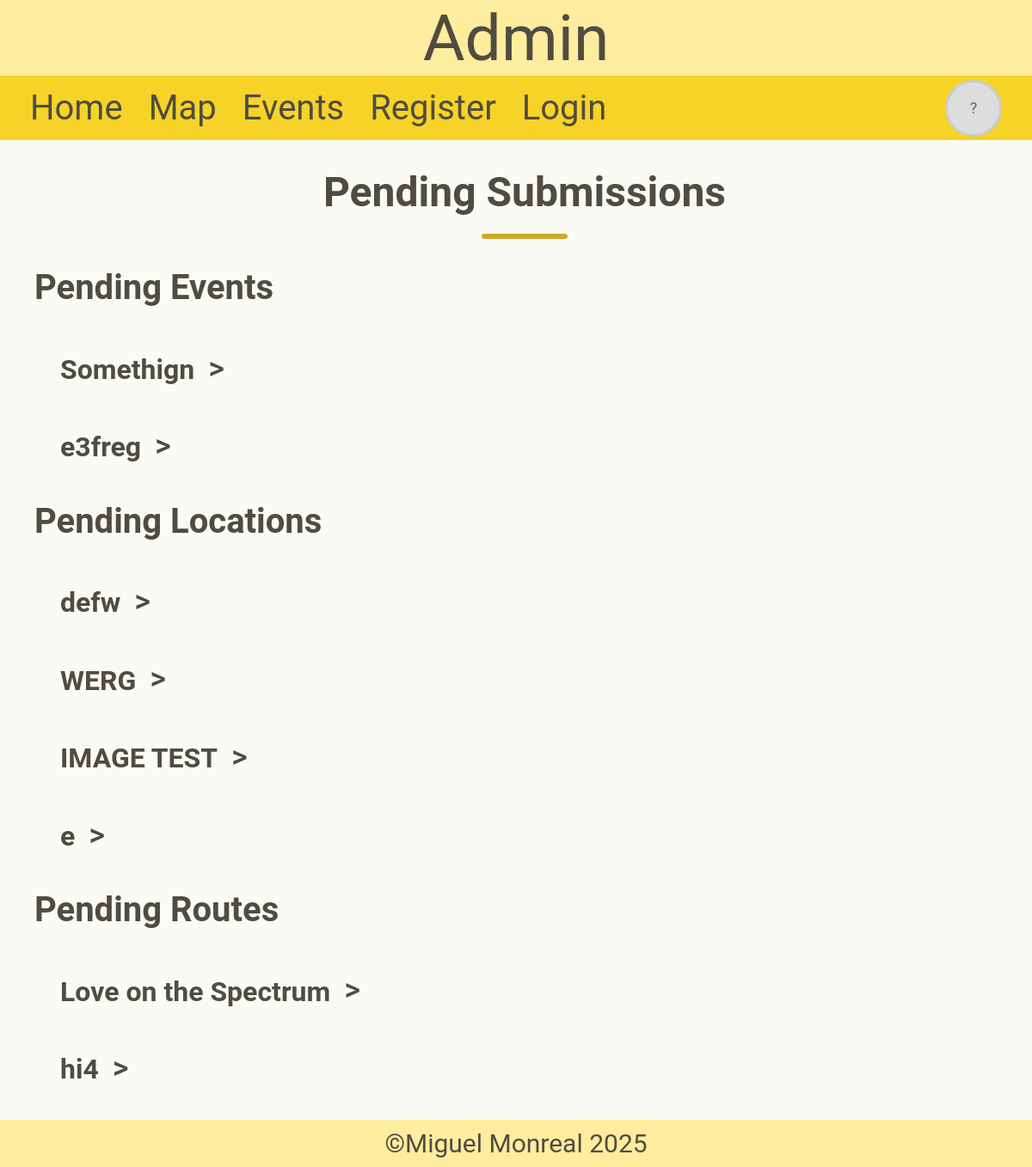
/admin, run on an earlier commit of the app's database.
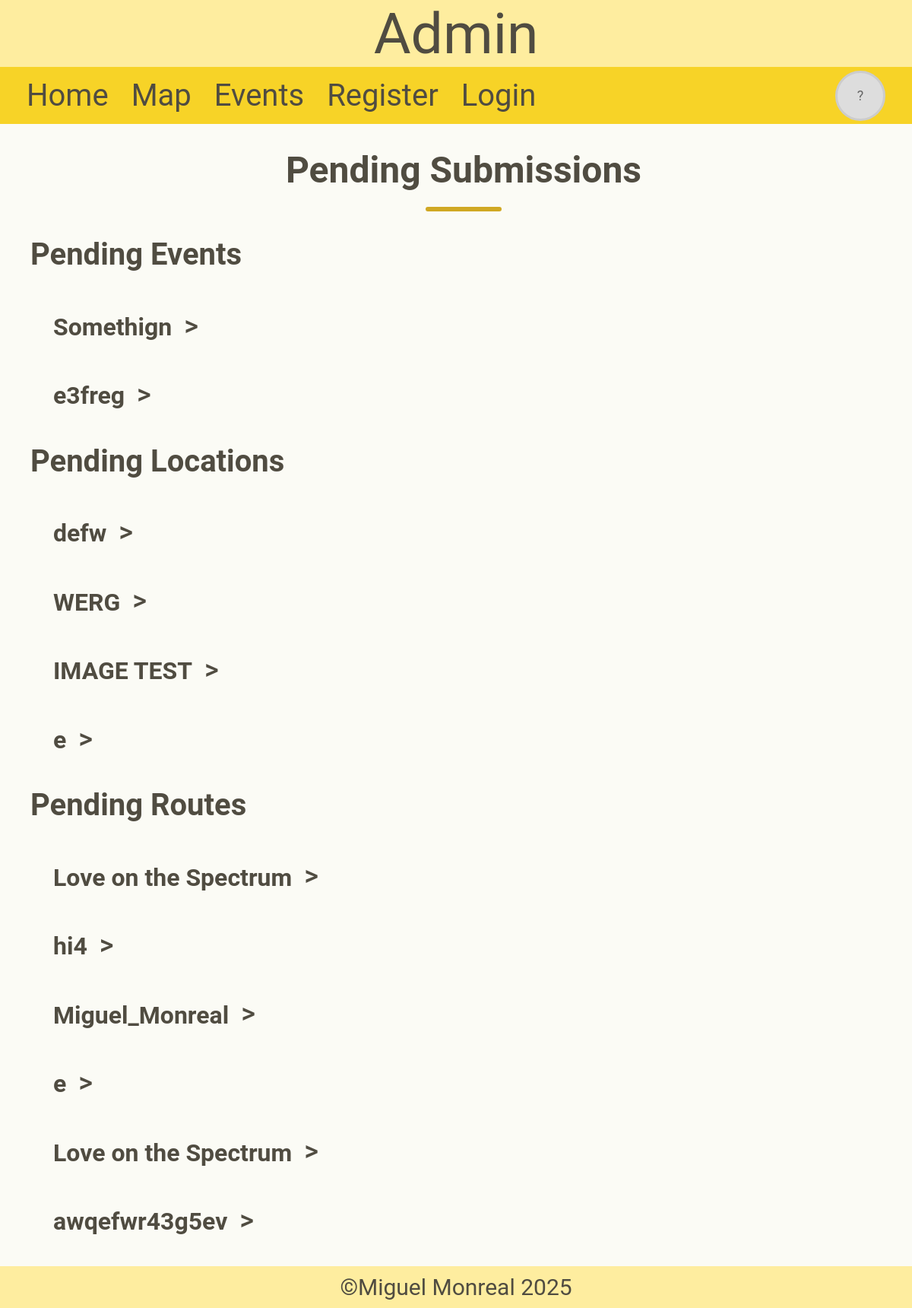
And on a later commit of the database.
### tables this page shows
CREATE TABLE Event (id INTEGER PRIMARY KEY NOT NULL, name TEXT NOT NULL, post_date TEXT NOT NULL, start_date TEXT NOT NULL, end_date TEXT, description TEXT NOT NULL, full_description TEXT, location TEXT NOT NULL, account_id INTEGER REFERENCES Account (id) NOT NULL, start_time TEXT NOT NULL, end_time TEXT, image TEXT, pending INTEGER (1));

CREATE TABLE Location (id INTEGER PRIMARY KEY NOT NULL, name TEXT NOT NULL, coordinates TEXT NOT NULL, setting_id REFERENCES Setting (id), image TEXT, account_id INTEGER REFERENCES Account (id), pending INTEGER (1));

CREATE TABLE Route (id INTEGER PRIMARY KEY NOT NULL, name TEXT, grade TEXT NOT NULL, bolts INTEGER, location_id INTEGER REFERENCES Location (id), account_id INTEGER REFERENCES Account (id), pending INTEGER (1));

### app.py (the view)
@app.route("/admin")
def admin():
    con = sqlite3.connect("climbing.db")
    cur = con.cursor()
    cur.execute("""SELECT Route.id, Route.name, Location.name, GROUP_CONCAT(Type.name, ', '), Route.grade, Route.bolts FROM Route
                LEFT JOIN Location ON Route.location_id = Location.id
                LEFT JOIN Route_Type ON Route.id = Route_Type.route_id
                LEFT JOIN Type ON Type.id = Route_Type.type_id
                WHERE Route.pending = 1
                GROUP BY Route.id;""")
    routes = cur.fetchall() # Gets all pending routes and their information
    cur.execute("""SELECT Location.id, Location.name, Location.coordinates, Setting.name, Location.image FROM Location
                JOIN Setting ON Location.setting_id = Setting.id
                WHERE Location.pending = 1;""")
    results = cur.fetchall() # Gets all pending locations and their information
    locations = []
    for result in results:
        coords = result[2].replace(" ", ",")
        row = [result[0], result[1], coords, result[3], result[4]]
        locations.append(row)
    events = get_events(1)
    con.close()
    return render_template("admin.html", header="Admin", routes=routes, locations=locations, events=events)

### app.py (called while the page is built, shortened)
@app.context_processor
def inject_user():
    return {
        "user_id": session.get("user_id"),
        "username": session.get("username"),
        "profile_picture": session.get("profile_picture"),
        "permission_level": session.get("permission_level"),
        "display_name": session.get("display_name"),
        "date": session.get("date"),
    }

def get_events(pending):
    con = sqlite3.connect("climbing.db")
    con.row_factory = sqlite3.Row # Returns results as a dictionary to be accessed easier for me
    cur = con.cursor()
    cur.execute("""SELECT Event.id, Event.name, post_date, start_date, end_date, Event.description,
                location, Account.display_name, start_time, end_time, Event.pending, Event.image
                FROM Event
                JOIN Account ON Event.account_id = Account.id
                WHERE Event.pending = ?;""", (pending,))
    events = cur.fetchall()
    events = [dict(event) for event in events]
    con.close()
    return events

### templates/admin.html (shortened to what this page needs)
{% extends 'layout.html' %}
{% block content %}
    <h1>Pending Submissions</h1>
    <div class="divider"></div>
    <h2>Pending Events</h2>
    {% if events %}
        <div class="pending-submissions">
            {% for event in events %}
                <div class="pending-header">
                    <h4>{{ event["name"] }}</h4>
                    <button class="toggle-button" onclick="toggleInfo(this, 'block')" style="top: 15px;">></button>
                </div>
            {% endfor %}
        </div>
    {% else %}
        <p>No pending events</p>
    {% endif %}
    <h2>Pending Locations</h2>
    {% if locations %}
        <div class="pending-submissions">
            {% for location in locations %}
                <div class="pending-header">
                    <h4>{{location[1]}}</h4>
                    <button class="toggle-button" onclick="toggleInfo(this, 'block')" style="top: 15px;">></button>
                </div>
            {% endfor %}
        </div>
    {% else %}
        <p>No pending locations</p>
    {% endif %}
    <h2>Pending Routes</h2>
    {% if routes %}
        <div class="pending-submissions">
            {% for route in routes %}
                <div class="pending-header">
                    <h4>{{route[1]}}</h4>
                    <button class="toggle-button" onclick="toggleInfo(this, 'block')" style="top: 15px;">></button>
                </div>
            {% endfor %}
        </div>
    {% else %}
        <p>No pending routes</p>
    {% endif %}
{% endblock %}

### templates/layout.html (shortened to what this page needs)
<!DOCTYPE html>
<html lang="en">
<head>
    <link rel="stylesheet" href="/static/css/style.css">
    <link rel="stylesheet" href="https://cdnjs.cloudflare.com/ajax/libs/font-awesome/6.2.1/css/all.min.css">
</head>
<body>
    <header>{{ header }}</header>
    <nav class="navbar">
        <ul>
            <li><a href="/">Home</a></li>
            <li><a href="/map">Map</a></li>
            <li><a href="/events">Events</a></li>
            {% if not username %}
                <li><a href="/register">Register</a></li>
                <li><a href="/login">Login</a></li>
            {% endif %}
        </ul>
        <a href="/account" class="profile-link">
            <div class="profile">
                {% if profile_picture %}
                    <img src="{{ profile_picture }}" alt="no image found" class="profile-picture">
                {% else %}
                    <div class="profile-placeholder">?</div>
                {% endif %}
            </div>
        </a>
    </nav>
    <main>{% block content %}{% endblock %}</main>
    <footer>&copy;Miguel Monreal 2025</footer>
</body>
</html>

### static/css/style.css (style rules this page uses)
:root { --color-cream: #FBFBF5; --color-sunshine: #FEED9F; --color-gold: #F7D327; --color-mustard: #D0A823; --color-charcoal: #504C41; --color-papyrus: #FFFBEA; }
* { font-family: "roboto"; color: var(--color-charcoal); }
body { margin: 0; font-size: 30px; background-color: var(--color-cream); display: flex; flex-direction: column; min-height: 100vh; }
main { margin-left: 40px; margin-right: 20px; flex: 1; }
header { font-size: 75px; text-align: center; background-color: var(--color-sunshine); }
h1 { font-size: 3rem; font-weight: 700; color: var(--color-charcoal); text-align: center; margin-bottom: 10px; }
h2 { font-size: 2.5rem; font-weight: 600; color: var(--color-charcoal); margin-bottom: 10px; }
h4 { font-size: 2rem; font-weight: 600; color: var(--color-charcoal); margin-bottom: 10px; }
.divider { height: 6px; width: 100px; background-color: var(--color-mustard); margin: 20px auto; border-radius: 5px; }
footer { background-color: var(--color-sunshine); padding: 10px; text-align: center; color: var(--color-charcoal); margin-top: 30px; }
.navbar { background-color: var(--color-gold); display: flex; justify-content: space-between; align-items: center; min-height: 75px; }
.navbar ul { display: flex; justify-content: flex-start; align-items: stretch; list-style-type: none; padding: 0; margin-left: 20px; margin-top: 0; margin-bottom: 0; overflow: hidden; height: 100%; }
.navbar li { height: 100%; display: flex; align-items: stretch; }
.navbar a { color: var(--color-charcoal); text-decoration: none; padding: 0 15px; text-align: center; font-size: 40px; height: 100%; display: flex; align-items: center; justify-content: center; }
.profile-link { margin-right: 20px; }
.profile { display: flex; justify-content: center; align-items: center; }
.profile-picture, .profile-placeholder { border-radius: 50%; border: 3px solid #ccc; width: 60px; height: 60px; object-fit: cover; }
.profile-placeholder { background-color: #ddd; display: flex; align-items: center; justify-content: center; font-size: 18px; color: #666; }
.toggle-button { position: relative; cursor: pointer; font-size: 1.2em; border: none; background: none; font-weight: 500; }
.pending-header { display: flex; align-items: center; gap: 10px; justify-content: flex-start; }
.pending-submissions { margin-left: 30px; }

What changed in the data, as far as the page shows it:
added Route: name "Miguel_Monreal"
added Route: name "e"
added Route: name "Love on the Spectrum"
added Route: name "awqefwr43g5ev"
